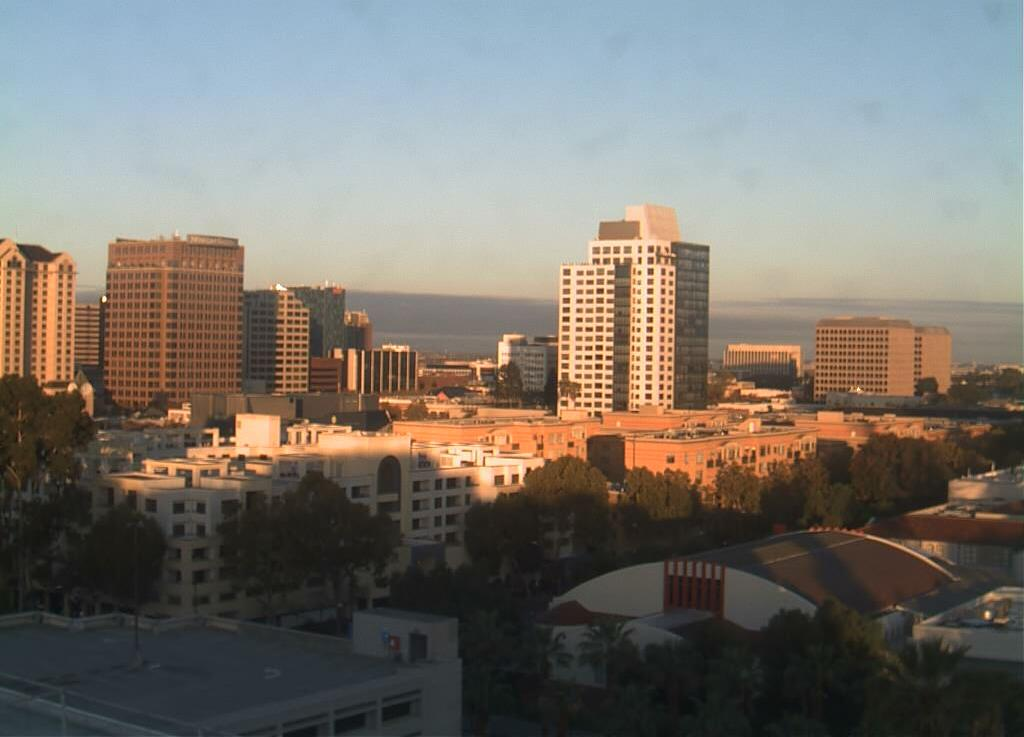
#> input picture part1_introduction_to_computer_vision/1_1_Image_Representation_Classification/day_night_images/training/day/20151101_145511.jpg, 1024 x 737 px; its folder holds only this picture in this run
$ jupyter execute --allow-errors '6. Day and Night Image Classifier.ipynb'   (shell and % lines are left out)
#> lines starting #> are read from the running program, lines starting #| are printed output that depends on the picture
### part1_introduction_to_computer_vision/1_1_Image_Representation_Classification/helpers.py
# Helper functions

import os
import glob # library for loading images from a directory
import matplotlib.image as mpimg

import cv2


# This function loads in images and their labels and places them in a list
# The list contains all images and their associated labels
# For example, after data is loaded, im_list[0][:] will be the first image-label pair in the list
def load_dataset(image_dir):

    # Populate this empty image list
#> called with image_dir = 'day_night_images/training/'
    im_list = []
    image_types = ["day", "night"]

    # Iterate through each color folder
    for im_type in image_types:

        # Iterate through each image file in each image_type folder
        # glob reads in any image with the extension "image_dir/im_type/*"
        for file in glob.glob(os.path.join(image_dir, im_type, "*")):

            # Read in the image
            im = mpimg.imread(file)
#> im is the input picture: shape (737, 1024, 3); mean R, G, B 120.9, 116.4, 109.5

            # Check if the image exists/if it's been correctly read-in
            if not im is None:
                # Append the image, and it's type (red, green, yellow) to the image list
                im_list.append((im, im_type))

    return im_list


## Standardize the input images
# Resize each image to the desired input size: 600x1100px (hxw).

## Standardize the output
# With each loaded image, we also specify the expected output.
# For this, we use binary numerical values 0/1 = night/day.


# This function should take in an RGB image and return a new, standardized version
# 600 height x 1100 width image size (px x px)
def standardize_input(image):

    # Resize image and pre-process so that all "standard" images are the same size
    standard_im = cv2.resize(image, (1100, 600))

    return standard_im


# Examples:
# encode("day") should return: 1
# encode("night") should return: 0
def encode(label):

    numerical_val = 0
    if(label == 'day'):
        numerical_val = 1
    # else it is night and can stay 0

    return numerical_val

# using both functions above, standardize the input images and output labels
def standardize(image_list):

    # Empty image data array
    standard_list = []

    # Iterate through all the image-label pairs
    for item in image_list:
        image = item[0]
        label = item[1]

        # Standardize the image
        standardized_im = standardize_input(image)

        # Create a numerical label
        binary_label = encode(label)

        # Append the image, and it's one hot encoded label to the full, processed list of image data
        standard_list.append((standardized_im, binary_label))

    return standard_list

### part1_introduction_to_computer_vision/1_1_Image_Representation_Classification/6. Day and Night Image Classifier.ipynb
# Day and Night Image Classifier

The day/night image dataset consists of 200 RGB color images in two categories: day and night. There are equal numbers of each example: 100 day images and 100 night images.

We'd like to build a classifier that can accurately label these images as day or night, and that relies on finding distinguishing features between the two types of images!

Note: All images come from the AMOS dataset, Archive of Many Outdoor Scenes

## Import resources

Before you get started on the project code, import the libraries and resources that you'll need.

[cell 1]
import cv2 # computer vision library
import helpers

import numpy as np
import matplotlib.pyplot as plt
import matplotlib.image as mpimg

## Training and Testing Data

The 200 day/night images are separated into training and testing datasets.

- 60% of these images are training images, for you to use as you create a classifier.
- 40% are test images, which will be used to test the accuracy of your classifier.

First, we set some variables to keep track of some where our images are stored:

- image_dir_training: the directory where our training image data is stored.
- imade_dir_test: the directory where our test image data is stored.

[cell 2]
# Image data directories
image_dir_training = "day_night_images/training/"
image_dir_test = "day_night_images/test/"

## Load the datasets

These first few lines of code will load the training day/night images and store all of them in a variable, **IMAGE_LIST**. This list contains the images and their associated label ("day" or "night").

For example, the first image-label pair in *IMAGE_LIST* can be accessed by index: **IMAGE_LIST[0][:]**

[cell 3]
# Using the load dataset function in helpers.py
# Load training data
IMAGE_LIST = helpers.load_dataset(image_dir_training)
#> IMAGE_LIST = 2 items

# Visualizing the Data

[cell 4]
# Select and image and its label by list index
image_index = 0
selected_image = IMAGE_LIST[image_index][0]
selected_label = IMAGE_LIST[image_index][1]
#> selected_label = 'day'

print('The shape of the image: ',selected_image.shape)
#| The shape of the image:  (737, 1024, 3)
print('The image\'s label: ',selected_label)
#| The image's label:  day

[cell 5]
# Display it!
plt.imshow(selected_image)

[cell 6]
"""
helpers.load_dataset(image_dir_training)
"""

# This function loads in images and their labels and places them in a list
# The list contains all images and their associated labels
# For example, after data is loaded, im_list[0][:] will be the first image-label pair in the list
def load_dataset(image_dir):

    # Populate this empty image list
    im_list = []
    image_types = ["day", "night"]

    # Iterate through each color folder
    for im_type in image_types:

        # Iterate through each image file in each image_type folder
        # glob reads in any image with the extension "image_dir/im_type/*"
        for file in glob.glob(os.path.join(image_dir, im_type, "*")):

            # Read in the image
            im = mpimg.imread(file)

            # Check if the image exists/if it's been correctly read-in
            if not im is None:
                # Append the image, and it's type (red, green, yellow) to the image list
                im_list.append((im, im_type))

    return im_list

# Pre-process the Data

After loading in each image, you have to standardize the input and output.

## Standardize the input

It's important to make all your images the same size so that they can be sent through the same pipeline of classification steps! Every input image should be in the same format, of the same size, and so on.

- Resize each image to the desired input size: 600x1100px

[cell 7]
# This function should take in an RGB image and
# return a new, standardized version
def standardize_input(image):

    # Resize image so that all standard images are
    # the same size 600x1100
    standard_im = cv2.resize(image,(1100,600))

    return standard_im

## Standardize the output

With each loaded image, you also need to specify the expected output. For this, use binary numerical values 0/1 = night/day.

[cell 8]
# Examples:
# encode("day") should return: 1
# encode("night") should return: 0

def encode(label):
    # complete the code to produce a numerical label
    if label == "night":
        numerical_val = 0
        return numerical_val
    elif label == "day":
        numerical_val = 1
        return numerical_val
    else:
        error = "unknown class"
        return error

## Construct a STANDARDIZED_LIST of input images and output labels

This function takes in a list of image-label pairs and outputs a standardized list of resized images and numerical labels.

This uses the functions we defined above to standardize the input and output.

[cell 9]
def standardize(image_list):

    # Empty image data array
    standard_list = []

    # Iterate through all the image-label pairs
    for item in image_list:
        image = item[0]
        label = item[1]

        # Standardize the image
        standardized_im = standardize_input(image)

        # Create a numerical label
        binary_label = encode(label)

        # Append the image, and it's one hot encoded label
        # to the full, processed list of image data
        standard_list.append((standardized_im, binary_label))
#> this loop made 2 passes
#> (label, binary_label) on passes 1 to 2: ('day', 1), ('night', 0)
#> pass 1, in standardize_input, `standard_im = cv2.resize(image,(1100,600))`:
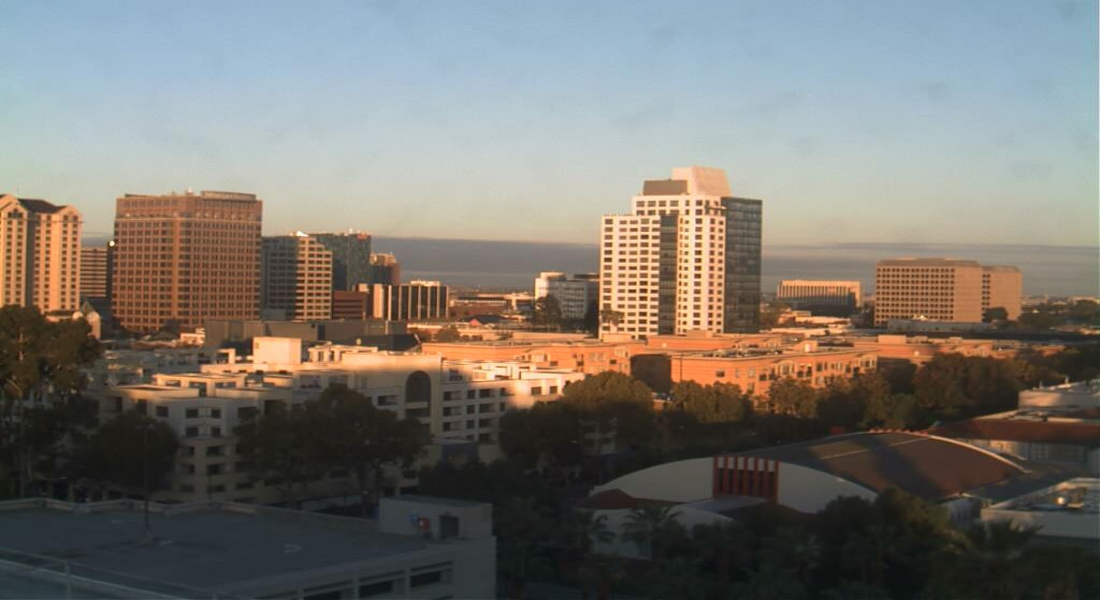
#> standard_im: shape (600, 1100, 3); mean R, G, B 120.8, 116.3, 109.4
#> pass 2, in standardize_input (call 2), `standard_im = cv2.resize(image,(1100,600))`:
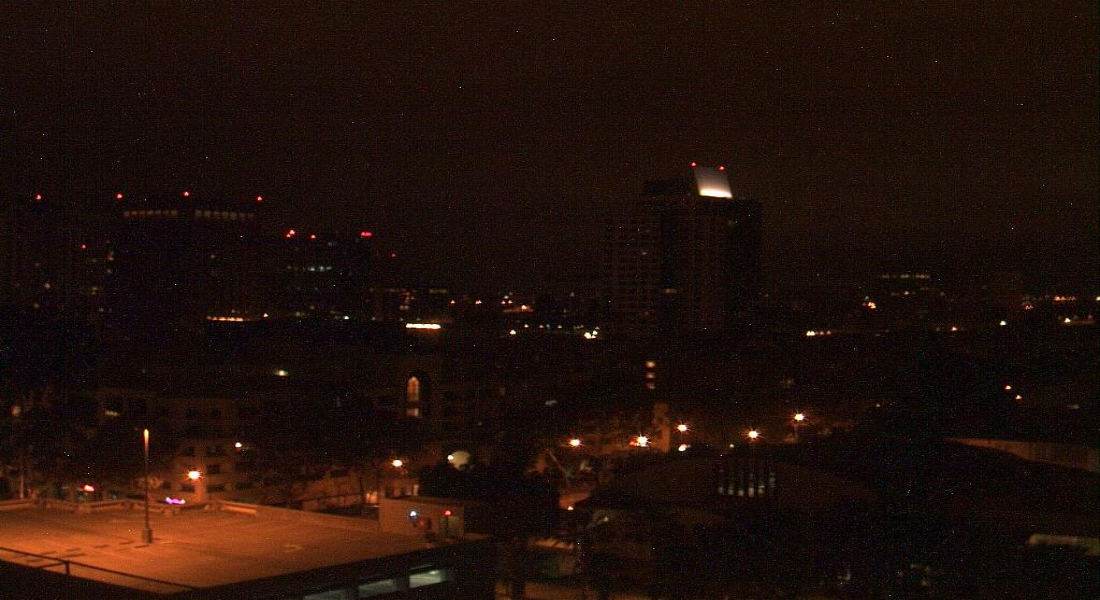
#> standard_im: shape (600, 1100, 3); mean R, G, B 33, 16.4, 10.5
#> after the loop, standard_list = 2 items

    return standard_list

# Standardize all training images
STANDARDIZED_LIST = standardize(IMAGE_LIST)
#> STANDARDIZED_LIST = 2 items

## Visualize the standardized data

Display a standardized image from STANDARDIZED_LIST

[cell 10]
# Select and image and its label by list index
image_index = 0
selected_image = STANDARDIZED_LIST[image_index][0]
selected_label = STANDARDIZED_LIST[image_index][1]
#> selected_label = 1

plt.imshow(selected_image)
print('The shape of the image: ',selected_image.shape)
#| The shape of the image:  (600, 1100, 3)
print('The image\'s label: ',selected_label)
#| The image's label:  1

# Feature Extraction

Create a feature that represents the brightness in an image. We'll be extracting the average brightness using HSV colorspace. Specifically, we'll use the V channel (a measure of brightness), add up the pixel values in the V channel, then divide that sum by the area of the image to get average Value of the image.

## RGB to HSV Conversion

[cell 11]
# Convert and image to HSV colorspace
# Visualize the individual color channels

image_num = 0
test_im = STANDARDIZED_LIST[image_num][0]
test_label = STANDARDIZED_LIST[image_num][1]
#> test_label = 1

# Convert to HSV
hsv = cv2.cvtColor(test_im, cv2.COLOR_RGB2HSV)
#> hsv: shape (600, 1100, 3); mean H, S, V 52.9, 63.8, 132.1

# Print image label
print('Label: ', test_label)
#| Label:  1

# HSV channels
h = hsv[:,:,0]
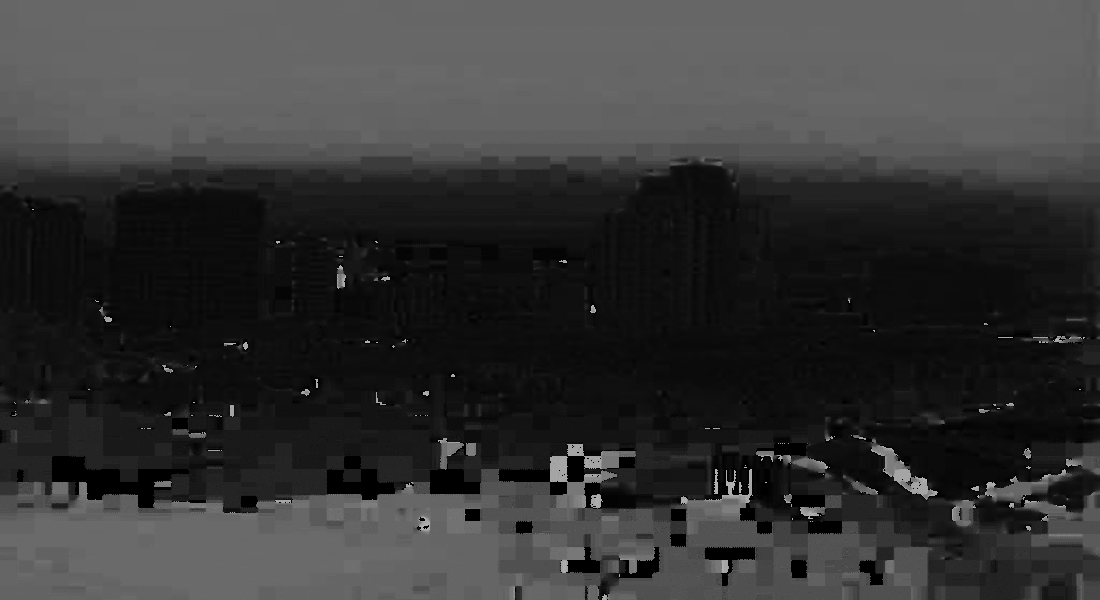
#> h: shape (600, 1100); min 0, max 179, mean 52.9
s = hsv[:,:,1]
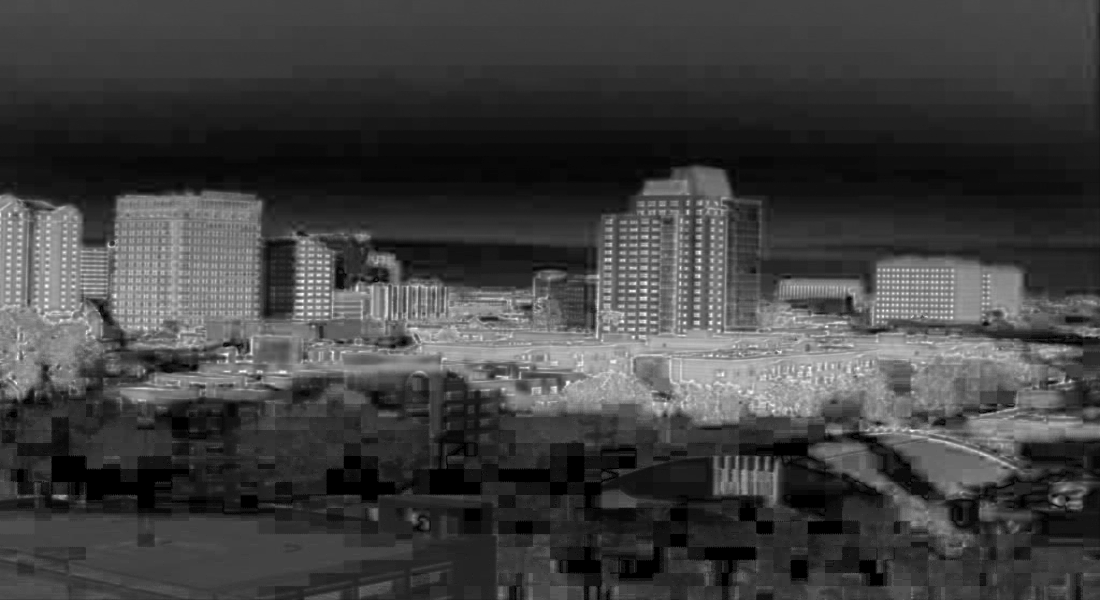
#> s: shape (600, 1100); min 0, max 255, mean 63.8
v = hsv[:,:,2]
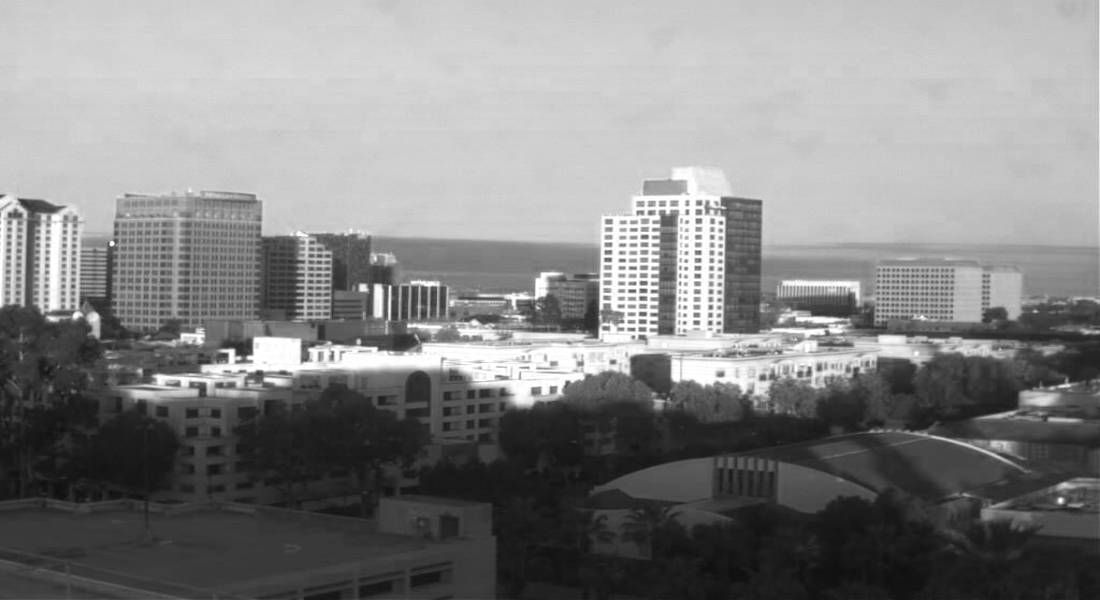
#> v: shape (600, 1100); min 15, max 255, mean 132.1

# Plot the original image and the three channels
f, (ax1, ax2, ax3, ax4) = plt.subplots(1, 4, figsize=(20,10))
ax1.set_title('Standardized image')
ax1.imshow(test_im)
ax2.set_title('H channel')
ax2.imshow(h)
ax3.set_title('S channel')
ax3.imshow(s)
ax4.set_title('V channel')
ax4.imshow(v)

## Find the average brightness using the V channel

This function takes in a standardized RGB image and returns a feature (a single value) that represent the average level of brightness in the image. We'll use this value to classify the image as day or night.

[cell 12]
# Find the average Value or Brightness of an image
def avg_brightness(rgb_image):

    # Convert image to HSV
    hsv = cv2.cvtColor(rgb_image, cv2.COLOR_RGB2HSV)

    # Add up all the pixel values in the V channel
    sum_brightness = np.sum(hsv[:,:,2])

    # Calculate the average brightness using the area
    # of the image and the sum calculated above
    area = rgb_image.shape[0] * rgb_image.shape[1]
    avg = (float)(sum_brightness / area)

    return avg

[cell 13]
# Testing average brightness levels
# Look at a number of different day and night images
# and think about what average brightness value
# separates the two types of images

# As an example, a night image is loaded in and
# its avg brightness is displayed
image_num = 190
#> (the rest of this cell did not finish here and is left out)

# Classification and Visualizing Error

In this section, we'll turn our average brightness feature into a classifier that takes in a standardized image and returns a **predicted_label** for that image. This **estimate_label** function should return a value: 0 or 1 (night or dat, respectively)

## Build a complete classifier

Set a threshold that you think will separate the day and night images by average brightness.

[cell 14]
# This function should take in RGB image input
def estimate_label(rgb_image):

    # extract average brightness feature from an RGB image
    # Use the avg brightness feature to predict a label(0,1)
    predicted_label = 0
    avg = avg_brightness(rgb_image)

    # set the value of a threshold that will
    # separate day and night images
    threshold_value = 100

    # Rerurn the predicted_label (0 or 1) based on whether
    # the avg is above or below the threshold
    if avg > threshold_value:
        predicted_label = 1

    return predicted_label

[cell 15]
# Test out our code by calling the above function
# and seeing how some of our training data
# is classified
image_num = 21
#> (the rest of this cell did not finish here and is left out)

# Testing the classifier

Here is where we test our classification algorithm using our test set of data that set aside at the beginning of the notebook!

Since we are using a pretty simple brightness feature, we may not expect this classifier to be 100% accurate. We'll aim for around 75-95% accuracy using this one feature.

## Test dataset

Below, we load in the test dataset, standardize it using the standardize function we defined before, and then shuffle it; this ensures that order will not play a role in testing accuracy.

[cell 16]
import random

# Using the load_dataset function in helpers.py
# Load test data
TEST_IMAGE_LIST = helpers.load_dataset(image_dir_test)
#> TEST_IMAGE_LIST = 2 items

# Standardize the test data
STANDARDIZED_TEST_LIST = helpers.standardize(TEST_IMAGE_LIST)
#> the loop in standardize, `for item in image_list:` made 2 passes
#> STANDARDIZED_TEST_LIST = 2 items

# Shuffle the standardized test data
random.shuffle(STANDARDIZED_TEST_LIST)

## Determine the Accuracy

Compare the output of our classification algorithm with the true labels and determine the accuracy.

This code stores all the misclassified images, their predicted labels, and their true labels, in a list called misclassified.

[cell 17]
# Constructs a list of misclassified images given a list
# of test images and their labels
def get_misclassified_images(test_images):
    # Track misclassified images by placind them into a list
    misclassified_images_labels = []

    # Iterate through all the test images
    for image in test_images:

        # Get true data
        im = image[0]
        true_label = image[1]

        # Get predicted label from our classifier
        predicted_label = estimate_label(im)

        # Compare true and predicted labels
        if(predicted_label != true_label):
            # If these labels are not equal,
            # the image has been misclassified
            misclassified_images_labels.append(
                (im, predicted_label, true_label))
#> this loop made 2 passes
#> (true_label, predicted_label, threshold_value in estimate_label) on passes 1 to 2: (1, 1, 100), (0, 0, 100)
#> after the loop, misclassified_images_labels = []

    # Return the list of misclassified values
    # [image, predicted_label, true_label]
    return misclassified_images_labels

[cell 18]
# Find all misclassified images in a given test set
MISCLASSIFIED = get_misclassified_images(STANDARDIZED_TEST_LIST)
#> MISCLASSIFIED = []

# Accuracy calculations
total = len(STANDARDIZED_TEST_LIST)
#> total = 2
num_correct = total - len(MISCLASSIFIED)
#> num_correct = 2
accuracy = (float)(num_correct/total)
#> accuracy = 1

print('Accuracy: ', accuracy)
#| Accuracy:  1.0
print('Number of misclassified images = ', len(MISCLASSIFIED), ' out of ', total)
#| Number of misclassified images =  0  out of  2
